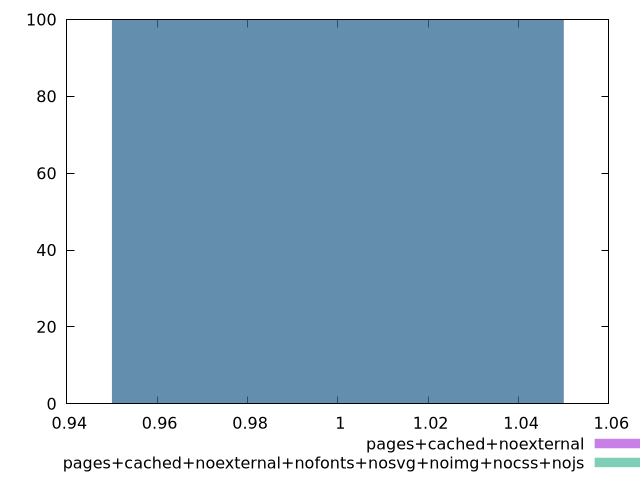

The script that saved this image:
$_pagesCachedNoexternal <<EOF
1 100
EOF
$_pagesCachedNoexternalNofontsNosvgNoimgNocssNojs <<EOF
1 100
EOF
set key outside below
set terminal pngcairo
set output "report_00005_2020-11-02T22-26-11.212Z/total-blocking-time/total-blocking-time_pages+cached+noexternal_pages+cached+noexternal+nofonts+nosvg+noimg+nocss+nojs+hist.png"
set boxwidth 0.1
set style fill transparent solid 0.5 noborder
set yrange [0:100]
plot $_pagesCachedNoexternal title "pages+cached+noexternal" with boxes ,$_pagesCachedNoexternalNofontsNosvgNoimgNocssNojs title "pages+cached+noexternal+nofonts+nosvg+noimg+nocss+nojs" with boxes ,
